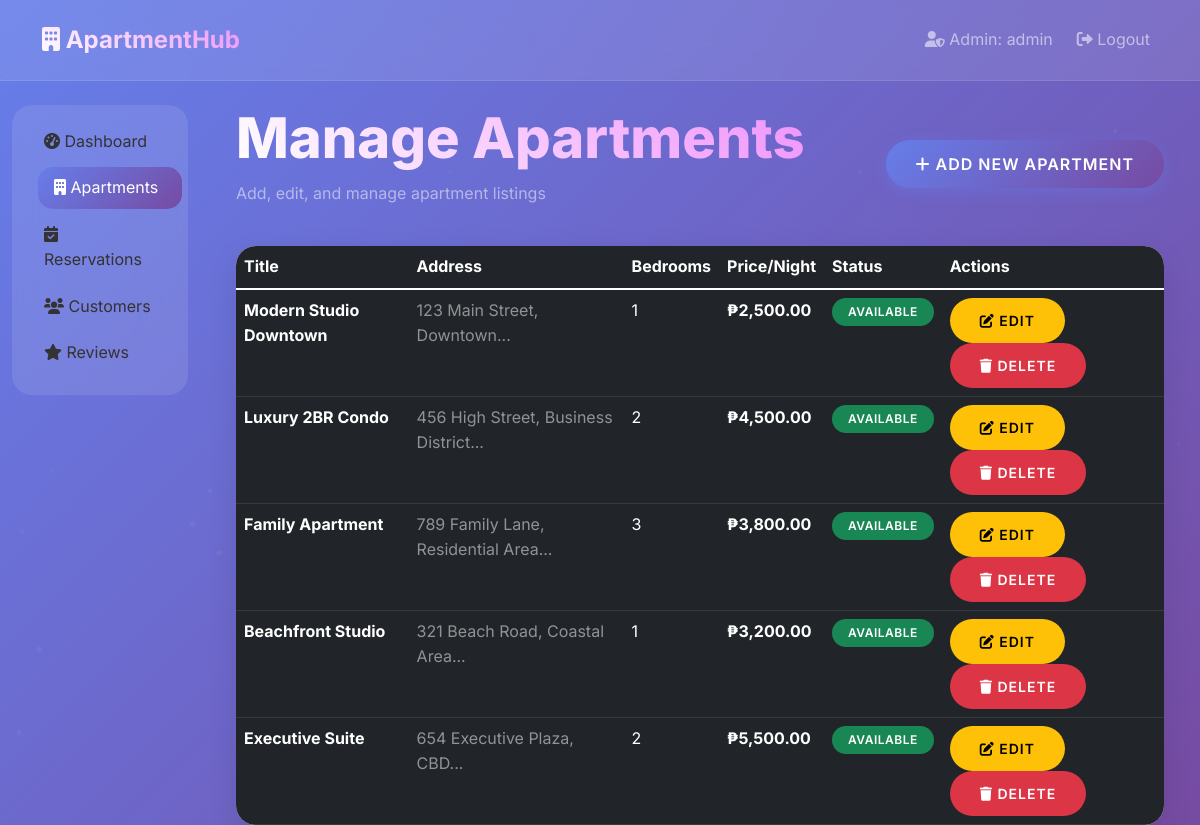
The page /admin/apartments.php (signed in) on the database its author committed.
### tables this page shows
CREATE TABLE `apartments` (
  `id` int(11) NOT NULL,
  `title` varchar(100) NOT NULL,
  `description` text DEFAULT NULL,
  `address` text NOT NULL,
  `bedrooms` int(11) NOT NULL,
  `bathrooms` int(11) NOT NULL,
  `area_sqm` int(11) DEFAULT NULL,
  `price_per_night` decimal(10,2) NOT NULL,
  `max_guests` int(11) NOT NULL,
  `amenities` text DEFAULT NULL,
  `images` text DEFAULT NULL,
  `status` enum('available','unavailable') DEFAULT 'available',
  `created_at` timestamp NOT NULL DEFAULT current_timestamp()
);

### includes/functions.php (called while the page is built, shortened)
<?php
function formatCurrency($amount) {
    return '₱' . number_format($amount, 2);
}
?>

### admin/apartments.php (the view, shortened to what this page needs)
<?php
require_once '../config/init.php';
$stmt = $pdo->query("SELECT * FROM apartments ORDER BY created_at DESC");
$apartments = $stmt->fetchAll();
?>
<!DOCTYPE html>
<html lang="en">
<head>
    <link href="https://cdn.jsdelivr.net/npm/bootstrap@5.1.3/dist/css/bootstrap.min.css" rel="stylesheet">
    <link href="https://cdnjs.cloudflare.com/ajax/libs/font-awesome/6.0.0/css/all.min.css" rel="stylesheet">
    <link rel="stylesheet" href="../assets/css/style.css">
</head>
<body style="background: linear-gradient(135deg, #667eea 0%, #764ba2 100%); min-height: 100vh;">
<nav class="navbar navbar-expand-lg navbar-dark">
    <div class="container">
        <a class="navbar-brand" href="../index.php">
            <i class="fas fa-building"></i> ApartmentHub
        </a>
        <div class="navbar-nav ms-auto">
            <span class="navbar-text me-3">
                <i class="fas fa-user-shield"></i> Admin: <?= $_SESSION['username'] ?>
            </span>
            <a class="nav-link" href="../logout.php">
                <i class="fas fa-sign-out-alt"></i> Logout
            </a>
        </div>
    </div>
</nav>
<div class="container-fluid">
    <div class="row">
        <div class="col-md-2">
            <div class="sidebar mt-4">
                <div class="list-group list-group-flush">
                    <a href="dashboard.php" class="list-group-item list-group-item-action">
                        <i class="fas fa-tachometer-alt"></i> Dashboard
                    </a>
                    <a href="apartments.php" class="list-group-item list-group-item-action active">
                        <i class="fas fa-building"></i> Apartments
                    </a>
                    <a href="reservations.php" class="list-group-item list-group-item-action">
                        <i class="fas fa-calendar-check"></i> Reservations
                    </a>
                    <a href="customers.php" class="list-group-item list-group-item-action">
                        <i class="fas fa-users"></i> Customers
                    </a>
                    <a href="reviews.php" class="list-group-item list-group-item-action">
                        <i class="fas fa-star"></i> Reviews
                    </a>
                </div>
            </div>
        </div>
        <div class="col-md-10">
            <div class="container mt-4">
                <div class="d-flex justify-content-between align-items-center mb-4">
                    <div>
                        <h1 class="hero-title mb-2">Manage Apartments</h1>
                        <p class="text-white-50">Add, edit, and manage apartment listings</p>
                    </div>
                    <a href="add_apartment.php" class="btn btn-primary">
                        <i class="fas fa-plus"></i> Add New Apartment
                    </a>
                </div>
                <div class="card glass border-0">
                    <div class="card-body p-0">
                        <div class="table-responsive">
                            <table class="table table-dark table-hover mb-0">
                                <thead>
                                    <tr>
                                        <th class="border-0 text-white">Title</th>
                                        <th class="border-0 text-white">Address</th>
                                        <th class="border-0 text-white">Bedrooms</th>
                                        <th class="border-0 text-white">Price/Night</th>
                                        <th class="border-0 text-white">Status</th>
                                        <th class="border-0 text-white">Actions</th>
                                    </tr>
                                </thead>
                                <tbody>
                                    <?php foreach ($apartments as $apartment): ?>
                                    <tr>
                                        <td class="text-white fw-bold"><?= $apartment['title'] ?></td>
                                        <td class="text-white-50"><?= substr($apartment['address'], 0, 50) ?>...</td>
                                        <td class="text-white"><?= $apartment['bedrooms'] ?></td>
                                        <td class="text-white fw-bold"><?= formatCurrency($apartment['price_per_night']) ?></td>
                                        <td>
                                            <span class="badge bg-<?= $apartment['status'] === 'available' ? 'success' : 'secondary' ?>">
                                                <?= ucfirst($apartment['status']) ?>
                                            </span>
                                        </td>
                                        <td>
                                            <a href="edit_apartment.php?id=<?= $apartment['id'] ?>" class="btn btn-sm btn-warning me-2">
                                                <i class="fas fa-edit"></i> Edit
                                            </a>
                                            <a href="../actions/delete_apartment.php?id=<?= $apartment['id'] ?>"
                                               class="btn btn-sm btn-danger"
                                               onclick="return confirm('Delete this apartment?')">
                                                <i class="fas fa-trash"></i> Delete
                                            </a>
                                        </td>
                                    </tr>
                                    <?php endforeach; ?>
                                </tbody>
                            </table>
                        </div>
                    </div>
                </div>
            </div>
        </div>
    </div>
</div>
</body>
</html>

### assets/css/style.css (style rules this page uses)
:root { --primary: #667eea; --primary-dark: #5a6fd8; --secondary: #764ba2; --accent: #f093fb; --success: #4ecdc4; --warning: #ffe066; --danger: #ff6b6b; --dark: #2c3e50; --light: #f8f9fa; --gradient: linear-gradient(135deg, var(--primary) 0%, var(--secondary) 100%); --shadow: 0 10px 30px rgba(0,0,0,0.1); --shadow-hover: 0 20px 40px rgba(0,0,0,0.15); }
* { margin: 0; padding: 0; box-sizing: border-box; }
body { font-family: 'Inter', -apple-system, BlinkMacSystemFont, sans-serif; min-height: 100vh; line-height: 1.6; }
.glass { background: rgba(255, 255, 255, 0.1); backdrop-filter: blur(20px); border: 1px solid rgba(255, 255, 255, 0.2); border-radius: 20px; box-shadow: var(--shadow); }
.navbar { background: rgba(255, 255, 255, 0.1) !important; backdrop-filter: blur(20px); border-bottom: 1px solid rgba(255, 255, 255, 0.1); padding: 1rem 0; transition: all 0.3s ease; }
.navbar-brand { font-weight: 700; font-size: 1.5rem; background: linear-gradient(45deg, #fff, #f093fb); -webkit-background-clip: text; -webkit-text-fill-color: transparent; background-clip: text; }
.hero-title { font-size: 3.5rem; font-weight: 800; background: linear-gradient(45deg, #fff, #f093fb); -webkit-background-clip: text; -webkit-text-fill-color: transparent; background-clip: text; margin-bottom: 2rem; animation: fadeInUp 1s ease; }
.card { border: none; border-radius: 20px; overflow: hidden; transition: all 0.4s cubic-bezier(0.175, 0.885, 0.32, 1.275); background: rgba(255, 255, 255, 0.95); backdrop-filter: blur(20px); box-shadow: var(--shadow); position: relative; }
.card::before { content: ''; position: absolute; top: 0; left: 0; right: 0; height: 4px; background: var(--gradient); transform: scaleX(0); transition: transform 0.3s ease; }
.btn { border: none; border-radius: 50px; padding: 12px 30px; font-weight: 600; text-transform: uppercase; letter-spacing: 1px; transition: all 0.3s ease; position: relative; overflow: hidden; }
.btn::before { content: ''; position: absolute; top: 0; left: -100%; width: 100%; height: 100%; background: linear-gradient(90deg, transparent, rgba(255,255,255,0.2), transparent); transition: left 0.5s; }
.btn-primary { background: var(--gradient); color: white; box-shadow: 0 4px 15px rgba(102, 126, 234, 0.4); }
.badge { padding: 8px 16px; border-radius: 20px; font-weight: 600; text-transform: uppercase; letter-spacing: 0.5px; animation: pulse 2s infinite; }
.sidebar { background: rgba(255, 255, 255, 0.1); backdrop-filter: blur(20px); border-radius: 20px; padding: 1rem; height: fit-content; position: sticky; top: 2rem; }
.list-group-item { background: transparent; border: none; border-radius: 15px; margin-bottom: 5px; transition: all 0.3s ease; color: #333; }
.list-group-item:hover, .list-group-item.active { background: var(--gradient); color: white; transform: translateX(10px); }

### rows shown on the page
apartments: title "Modern Studio Downtown", address "123 Main Street, Downtown", bedrooms "1", price_per_night "₱2,500.00", status "AVAILABLE"
apartments: title "Luxury 2BR Condo", address "456 High Street, Business District", bedrooms "2", price_per_night "₱4,500.00", status "AVAILABLE"
apartments: title "Family Apartment", address "789 Family Lane, Residential Area", bedrooms "3", price_per_night "₱3,800.00", status "AVAILABLE"
apartments: title "Beachfront Studio", address "321 Beach Road, Coastal Area", bedrooms "1", price_per_night "₱3,200.00", status "AVAILABLE"
apartments: title "Executive Suite", address "654 Executive Plaza, CBD", bedrooms "2", price_per_night "₱5,500.00", status "AVAILABLE"

### other values the page prints
$_SESSION['username'] "admin"
